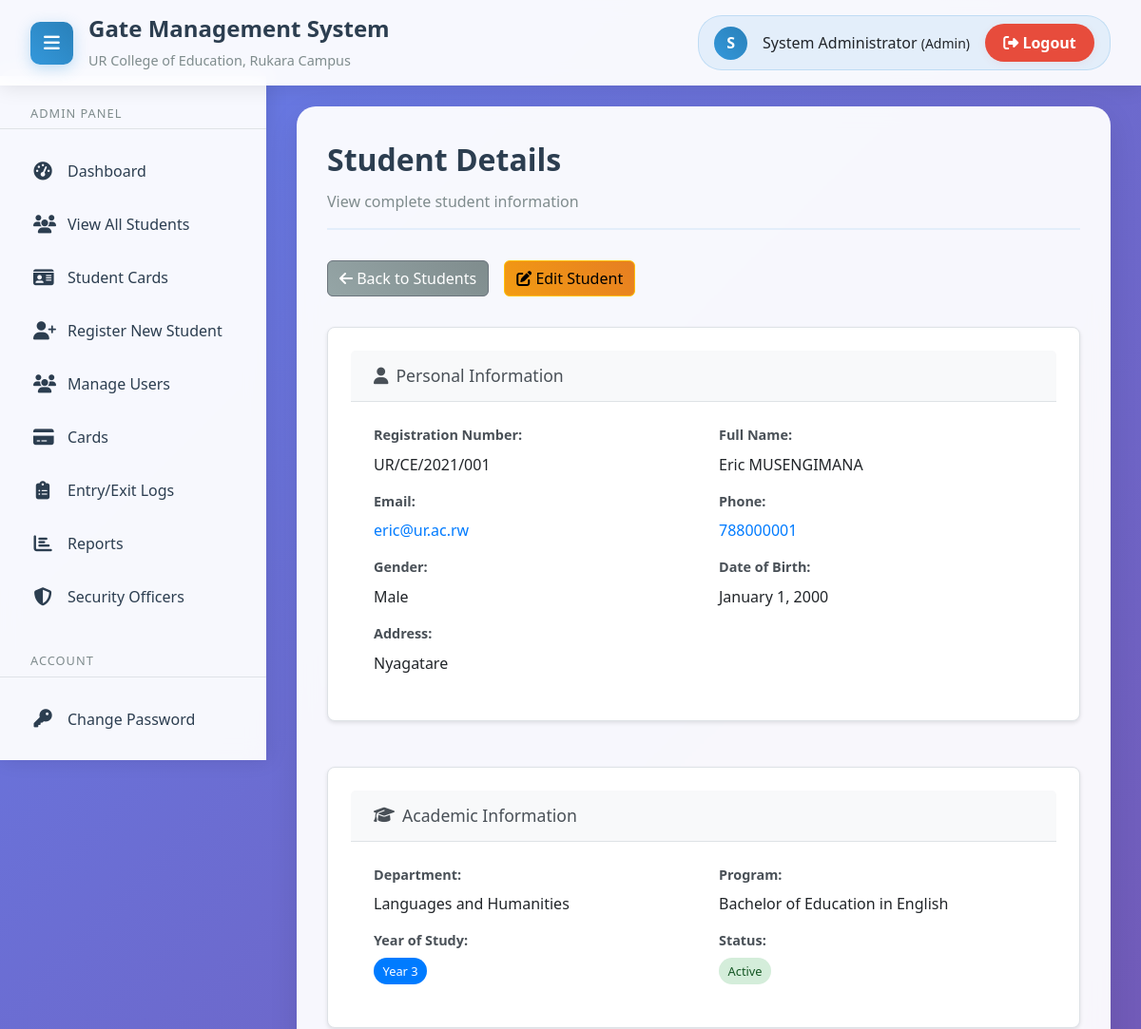
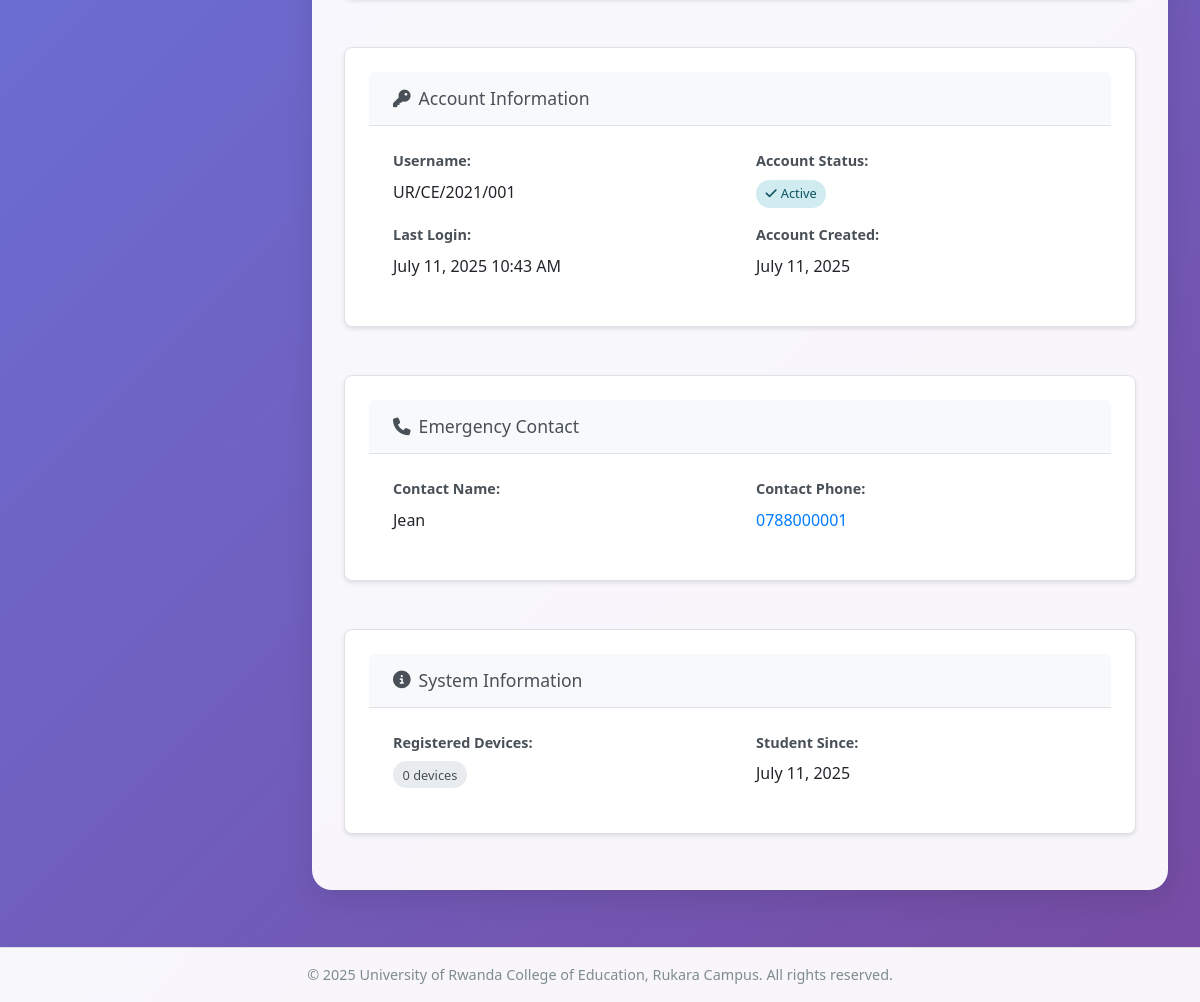
/pages/view_student.php?id=67 (signed in), run on the app's committed database (2 pictures, top to bottom).
### tables this page shows
CREATE TABLE `students` (
  `id` int(11) NOT NULL,
  `registration_number` varchar(20) NOT NULL,
  `first_name` varchar(50) NOT NULL,
  `last_name` varchar(50) NOT NULL,
  `email` varchar(100) NOT NULL,
  `phone` varchar(20) DEFAULT NULL,
  `department` varchar(100) NOT NULL,
  `program` varchar(100) NOT NULL,
  `year_of_study` int(11) NOT NULL,
  `Student_card_number` varchar(255) NOT NULL,
  `gender` enum('male','female','other') DEFAULT NULL,
  `date_of_birth` date DEFAULT NULL,
  `address` text DEFAULT NULL,
  `emergency_contact` varchar(100) DEFAULT NULL,
  `emergency_phone` varchar(20) DEFAULT NULL,
  `is_active` tinyint(1) DEFAULT 1,
  `created_at` timestamp NOT NULL DEFAULT current_timestamp(),
  `updated_at` timestamp NOT NULL DEFAULT current_timestamp() ON UPDATE current_timestamp(),
  `serial_number` varchar(255) DEFAULT NULL
);

### config/database.php (called while the page is built, shortened)
<?php
class Database {
    private $connection;
    private static $instance = null;
    private function __construct() {
        try {
            $dsn = "mysql:host=" . DB_HOST . ";dbname=" . DB_NAME . ";charset=" . DB_CHARSET;
            $this->connection = new PDO($dsn, DB_USER, DB_PASS);
            $this->connection->setAttribute(PDO::ATTR_ERRMODE, PDO::ERRMODE_EXCEPTION);
            $this->connection->setAttribute(PDO::ATTR_DEFAULT_FETCH_MODE, PDO::FETCH_ASSOC);
        } catch (PDOException $e) {
            die("Connection failed: " . $e->getMessage());
        }
    }
    public static function getInstance() {
        if (self::$instance === null) {
            self::$instance = new self();
        }
        return self::$instance;
    }
    public function query($sql, $params = []) {
        try {
            $stmt = $this->connection->prepare($sql);
            $stmt->execute($params);
            return $stmt;
        } catch (PDOException $e) {
            throw new Exception("Query failed: " . $e->getMessage());
        }
    }
    public function fetch($sql, $params = []) {
        return $this->query($sql, $params)->fetch();
    }
}
function getDB() {
    return Database::getInstance();
}
?>

### pages/view_student.php (the view, shortened to what this page needs)
<?php
require_once '../config/config.php';
$error_message = '';
$student = null;
$student_id = (int)($_GET['id'] ?? 0);
$registration_number = $_GET['registration_number'] ?? '';
if ($student_id <= 0 && empty($registration_number)) {
    $error_message = 'Invalid student ID or registration number.';
} else {
    try {
        $db = getDB();
        if (!empty($registration_number)) {
            $sql = "SELECT s.*,
                           u.username,
                           u.is_first_login,
                           u.last_login,
                           u.created_at as user_created_at,
                           COUNT(d.id) as device_count
                    FROM students s
                    LEFT JOIN users u ON s.id = u.student_id
                    LEFT JOIN devices d ON u.id = d.user_id AND d.is_registered = TRUE
                    WHERE s.registration_number = ?
                    GROUP BY s.id";
            $params = [$registration_number];
        } else {
            $sql = "SELECT s.*,
                           u.username,
                           u.is_first_login,
                           u.last_login,
                           u.created_at as user_created_at,
                           COUNT(d.id) as device_count
                    FROM students s
                    LEFT JOIN users u ON s.id = u.student_id
                    LEFT JOIN devices d ON u.id = d.user_id AND d.is_registered = TRUE
                    WHERE s.id = ?
                    GROUP BY s.id";
            $params = [$student_id];
        }
        $student = $db->fetch($sql, $params);
    } catch (Exception $e) {
        $error_message = 'Error loading student details.';
        error_log("Student view error: " . $e->getMessage());
    }
}
include '../includes/header.php';
include '../includes/sidebar.php';
?>
<main class="main-content">
    <div class="content-wrapper">
        <div class="page-header">
            <div class="page-title">Student Details</div>
            <div class="page-subtitle">View complete student information</div>
        </div>
        <?php if ($error_message): ?>
            <div class="alert alert-danger">
                <i class="fas fa-exclamation-triangle"></i> <?php echo htmlspecialchars($error_message); ?>
            </div>
            <a href="students.php" class="btn btn-primary">
                <i class="fas fa-arrow-left"></i> Back to Students
            </a>
        <?php elseif ($student): ?>
            <div class="action-buttons">
                <a href="students.php" class="btn btn-secondary">
                    <i class="fas fa-arrow-left"></i> Back to Students
                </a>
                <a href="edit_student.php?id=<?php echo $student['id']; ?>" class="btn btn-warning">
                    <i class="fas fa-edit"></i> Edit Student
                </a>
            </div>
            <div class="student-details-grid">
                <div class="card">
                    <div class="card-header">
                        <h3><i class="fas fa-user"></i> Personal Information</h3>
                    </div>
                    <div class="card-body">
                        <div class="detail-row">
                            <div class="detail-item">
                                <label>Registration Number:</label>
                                <span class="value"><?php echo htmlspecialchars($student['registration_number']); ?></span>
                            </div>
                            <div class="detail-item">
                                <label>Full Name:</label>
                                <span class="value"><?php echo htmlspecialchars($student['first_name'] . ' ' . $student['last_name']); ?></span>
                            </div>
                        </div>
                        <div class="detail-row">
                            <div class="detail-item">
                                <label>Email:</label>
                                <span class="value">
                                    <a href="mailto:<?php echo htmlspecialchars($student['email']); ?>">
                                        <?php echo htmlspecialchars($student['email']); ?>
                                    </a>
                                </span>
                            </div>
                            <div class="detail-item">
                                <label>Phone:</label>
                                <span class="value">
                                    <?php if ($student['phone']): ?>
                                        <a href="tel:<?php echo htmlspecialchars($student['phone']); ?>">
                                            <?php echo htmlspecialchars($student['phone']); ?>
                                        </a>
                                    <?php else: ?>
                                        <span class="text-muted">Not provided</span>
                                    <?php endif; ?>
                                </span>
                            </div>
                        </div>
                        <div class="detail-row">
                            <div class="detail-item">
                                <label>Gender:</label>
                                <span class="value">
                                    <?php if ($student['gender']): ?>
                                        <?php echo ucfirst($student['gender']); ?>
                                    <?php else: ?>
                                        <span class="text-muted">Not specified</span>
                                    <?php endif; ?>
                                </span>
                            </div>
                            <div class="detail-item">
                                <label>Date of Birth:</label>
                                <span class="value">
                                    <?php if ($student['date_of_birth']): ?>
                                        <?php echo date('F j, Y', strtotime($student['date_of_birth'])); ?>
                                    <?php else: ?>
                                        <span class="text-muted">Not provided</span>
                                    <?php endif; ?>
                                </span>
                            </div>
                        </div>
                        <?php if ($student['address']): ?>
                            <div class="detail-row">
                                <div class="detail-item full-width">
                                    <label>Address:</label>
                                    <span class="value"><?php echo nl2br(htmlspecialchars($student['address'])); ?></span>
                                </div>
                            </div>
                        <?php endif; ?>
                    </div>
                </div>
                <div class="card">
                    <div class="card-header">
                        <h3><i class="fas fa-graduation-cap"></i> Academic Information</h3>
                    </div>
                    <div class="card-body">
                        <div class="detail-row">
                            <div class="detail-item">
                                <label>Department:</label>
                                <span class="value"><?php echo htmlspecialchars($student['department']); ?></span>
                            </div>
                            <div class="detail-item">
                                <label>Program:</label>
                                <span class="value"><?php echo htmlspecialchars($student['program']); ?></span>
                            </div>
                        </div>
                        <div class="detail-row">
                            <div class="detail-item">
                                <label>Year of Study:</label>
                                <span class="value">
                                    <span class="year-badge">Year <?php echo $student['year_of_study']; ?></span>
                                </span>
                            </div>
                            <div class="detail-item">
                                <label>Status:</label>
                                <span class="value">
                                    <?php if ($student['is_active']): ?>
                                        <span class="status-badge status-active">Active</span>
                                    <?php else: ?>
                                        <span class="status-badge status-inactive">Inactive</span>
                                    <?php endif; ?>
                                </span>
                            </div>
                        </div>
                    </div>
                </div>
                <div class="card">
                    <div class="card-header">
                        <h3><i class="fas fa-key"></i> Account Information</h3>
                    </div>
                    <div class="card-body">
                        <?php if ($student['username']): ?>
                            <div class="detail-row">
                                <div class="detail-item">
                                    <label>Username:</label>
                                    <span class="value"><?php echo htmlspecialchars($student['username']); ?></span>
                                </div>
                                <div class="detail-item">
                                    <label>Account Status:</label>
                                    <span class="value">
                                        <?php if ($student['is_first_login']): ?>
                                            <span class="account-badge account-first-login">
                                                <i class="fas fa-exclamation-triangle"></i> First Login Required
                                            </span>
                                        <?php else: ?>
                                            <span class="account-badge account-active">
                                                <i class="fas fa-check"></i> Active
                                            </span>
                                        <?php endif; ?>
                                    </span>
                                </div>
                            </div>
                            <div class="detail-row">
                                <div class="detail-item">
                                    <label>Last Login:</label>
                                    <span class="value">
                                        <?php if ($student['last_login']): ?>
                                            <?php echo date('F j, Y g:i A', strtotime($student['last_login'])); ?>
                                        <?php else: ?>
                                            <span class="text-muted">Never logged in</span>
                                        <?php endif; ?>
                                    </span>
                                </div>
                                <div class="detail-item">
                                    <label>Account Created:</label>
                                    <span class="value">
                                        <?php echo date('F j, Y', strtotime($student['user_created_at'])); ?>
                                    </span>
                                </div>
                            </div>
                        <?php endif; ?>
                    </div>
                </div>
                <?php if ($student['emergency_contact'] || $student['emergency_phone']): ?>
                    <div class="card">
                        <div class="card-header">
                            <h3><i class="fas fa-phone"></i> Emergency Contact</h3>
                        </div>
                        <div class="card-body">
                            <div class="detail-row">
                                <div class="detail-item">
                                    <label>Contact Name:</label>
                                    <span class="value">
                                        <?php echo htmlspecialchars($student['emergency_contact']); ?>
                                    </span>
                                </div>
                                <div class="detail-item">
                                    <label>Contact Phone:</label>
                                    <span class="value">
                                        <?php if ($student['emergency_phone']): ?>
                                            <a href="tel:<?php echo htmlspecialchars($student['emergency_phone']); ?>">
                                                <?php echo htmlspecialchars($student['emergency_phone']); ?>
                                            </a>
                                        <?php endif; ?>
                                    </span>
                                </div>
                            </div>
                        </div>
                    </div>
                <?php endif; ?>
                <div class="card">
                    <div class="card-header">
                        <h3><i class="fas fa-info-circle"></i> System Information</h3>
                    </div>
                    <div class="card-body">
                        <div class="detail-row">
                            <div class="detail-item">
                                <label>Registered Devices:</label>
                                <span class="value">
                                    <span class="device-count-badge">
                                        <?php echo $student['device_count']; ?> device<?php echo $student['device_count'] != 1 ? 's' : ''; ?>
                                    </span>
                                </span>
                            </div>
                            <div class="detail-item">
                                <label>Student Since:</label>
                                <span class="value">
                                    <?php echo date('F j, Y', strtotime($student['created_at'])); ?>
                                </span>
                            </div>
                        </div>
                    </div>
                </div>
            </div>
        <?php endif; ?>
    </div>
</main>
<?php include '../includes/footer.php'; ?>

### data on the page
students: registration_number "UR/CE/2021/001", first_name+last_name "Eric MUSENGIMANA", email "eric@ur.ac.rw", phone "788000001", gender "Male", date_of_birth "January 1, 2000", address "Nyagatare", department "Languages and Humanities", program "Bachelor of Education in English", year_of_study "3", emergency_contact "Jean", emergency_phone "0788000001", created_at "July 11, 2025"

### other printed values
APP_NAME "Gate Management System"
substr($_SESSION['first_name'], 0, 1) "S"
$_SESSION['first_name'] . ' ' . $_SESSION['last_name'] "System Administrator"
$_SESSION['user_type'] "Admin"
$student['username'] "UR/CE/2021/001"
date('F j, Y g:i A', strtotime($student['last_login'])) "July 11, 2025 10:43 AM"
date('F j, Y', strtotime($student['user_created_at'])) "July 11, 2025"
$student['device_count'] "0"
